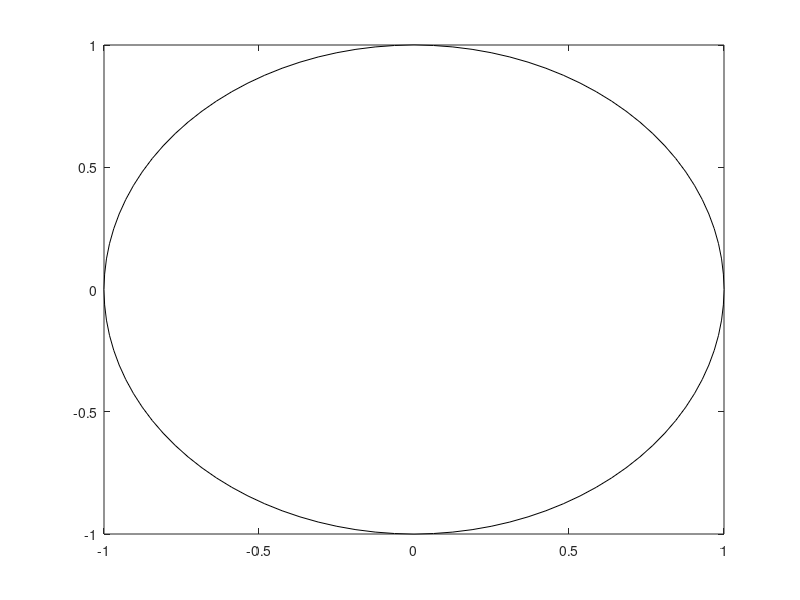

Reproduce this figure in MATLAB.
function [] = plot_ellipse(center, radii, theta, clr, lclr, res)
%PLOT_ELLIPSE plot an ellipse on current axes
%
% Arguments:
%  center - x;y - center of ellipse
%  radii - a;b - radii of ellipse
%  theta - rotation angle. in radians.
%  clr - color for ellipse face. default = white.
%  lclr - color for ellipse boundary. default = black.
%  res - plot resolution. default = 100.

if ~exist('center','var') || isempty(center) center = [0;0]; end
if ~exist('radii','var') || isempty(radii) radii = [1;1]; end;
if ~exist('theta','var') || isempty(theta) theta = 0; end;
if ~exist('res','var') || isempty(res) res = 100; end;
if ~exist('clr','var') || isempty(clr) clr = 'w'; end
if ~exist('lclr','var') || isempty(lclr) lclr = 'k'; end;
if ~exist('res','var') || isempty(res) res = 100; end;

rotmat = [cos(theta), -sin(theta);
          sin(theta), cos(theta)];
t = 0:(2*pi/res):2*pi;
T = length(t);
E = center*ones(1,T) + rotmat * (radii*ones(1,T).*[cos(t);sin(t)]);
h = fill(E(1,:),E(2,:), clr, 'edgecolor', lclr);
% set(h,'edgecolor',lclr);
end

